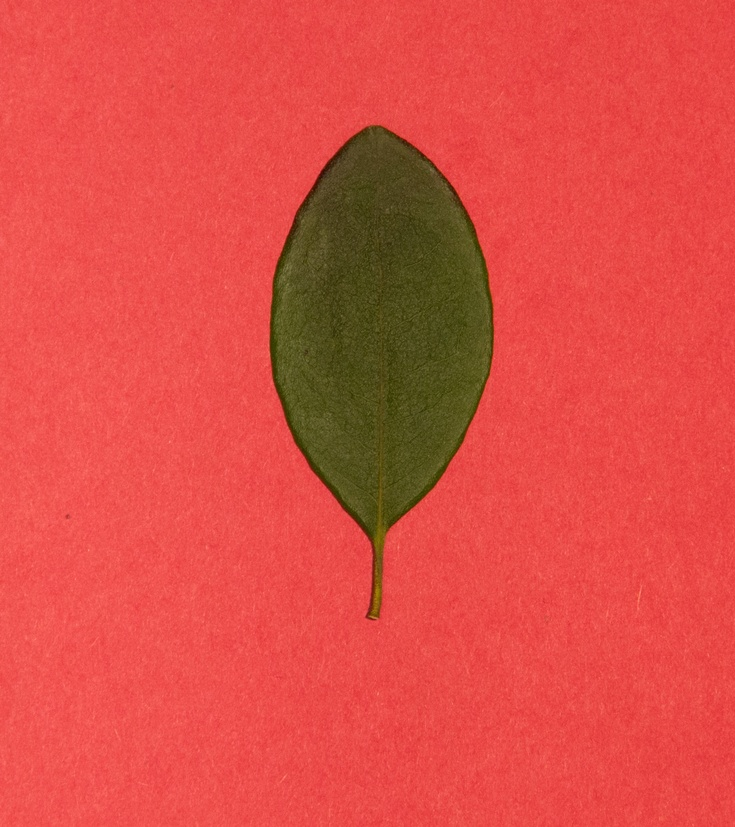
%> input picture Leaves JPG/L10.jpg, 735 x 827 px, shrunk from 1683 x 1893 before the run
$ octave example.m   (GNU Octave 9; MATLAB toolbox functions it lacks are replaced by stand-ins)
%> lines starting %> are read from the running program, lines starting %| are printed output that depends on the picture
%% Initialization
% Get images and convert it into gray scale
L1 = rgb2gray(imread('L10.jpg'));
%> L1: size 827x735 uint8; min 22, max 169, mean 118.6
L2 = rgb2gray(imread('L2.jpg'));
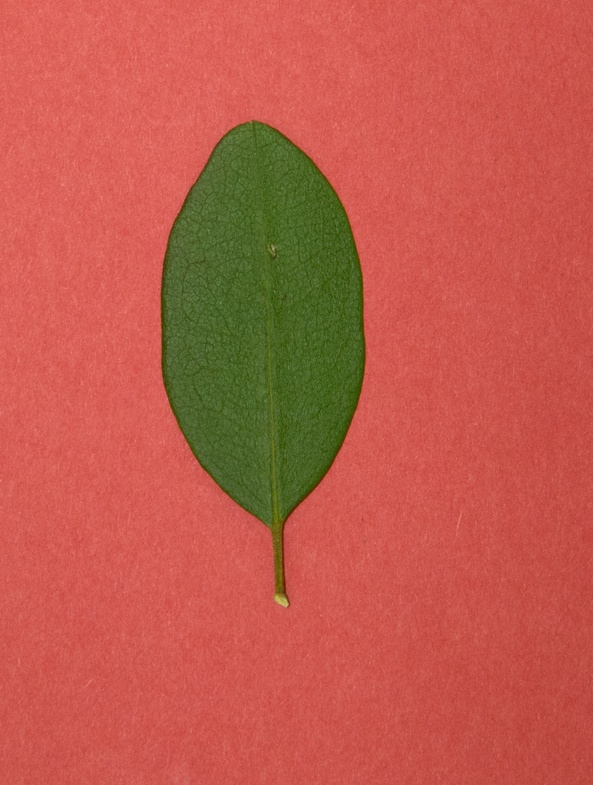
%> input picture Leaves JPG/L2.jpg, 593 x 785 px, shrunk from 1357 x 1796 before the run
%> L2: size 785x593 uint8; min 42, max 183, mean 118.8
L3 = rgb2gray(imread('L3.jpg'));
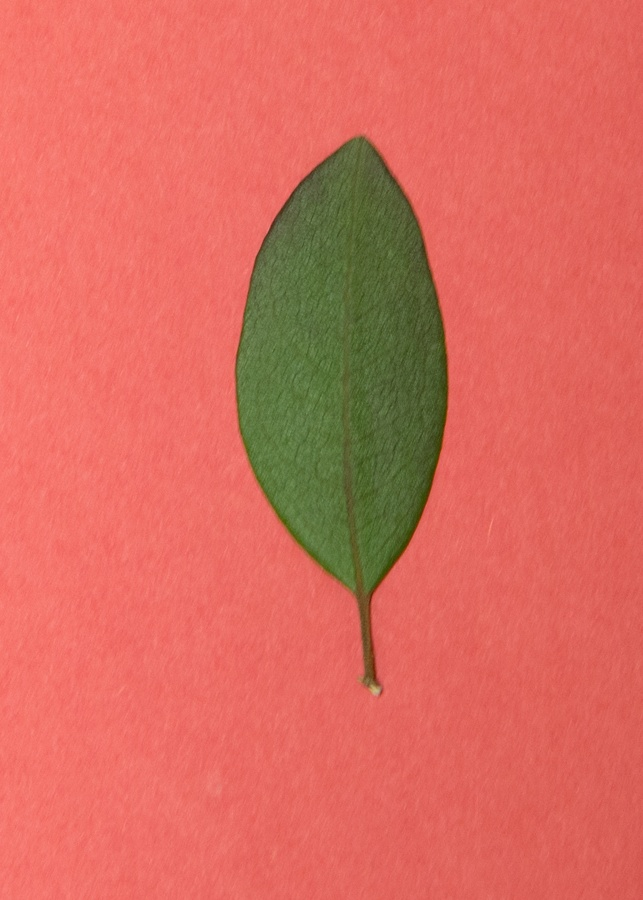
%> input picture Leaves JPG/L3.jpg, 643 x 900 px, shrunk from 1472 x 2059 before the run
%> L3: size 900x643 uint8; min 45, max 183, mean 138.2
L4 = rgb2gray(imread('L4.jpg'));
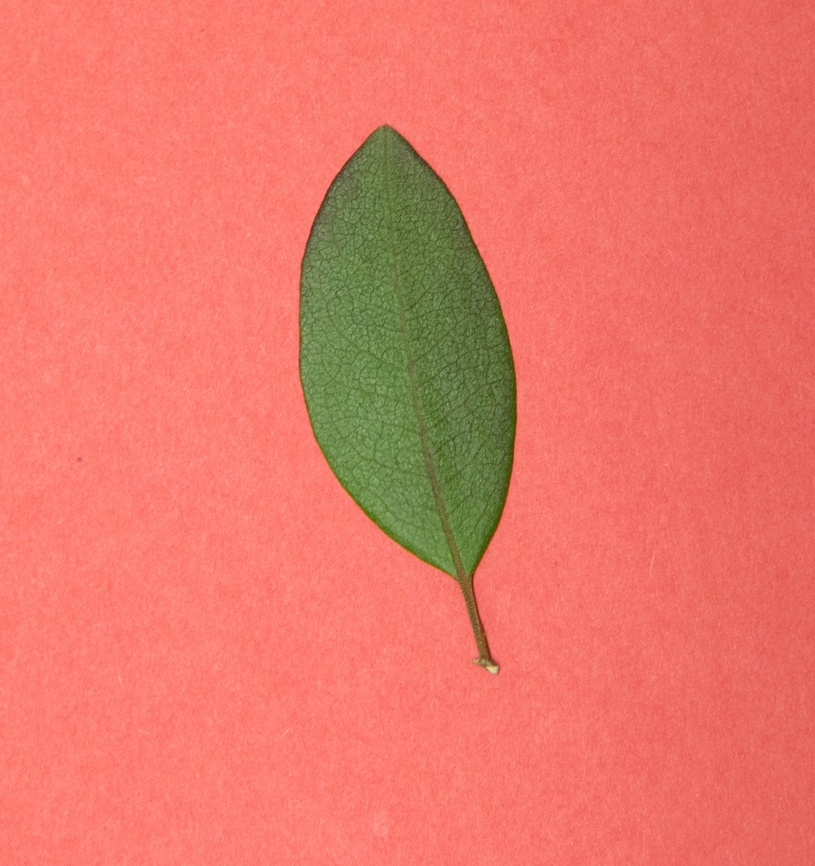
%> input picture Leaves JPG/L4.jpg, 815 x 866 px, shrunk from 1865 x 1982 before the run
%> L4: size 866x815 uint8; min 51, max 215, mean 151.6
L5 = rgb2gray(imread('L5.jpg'));
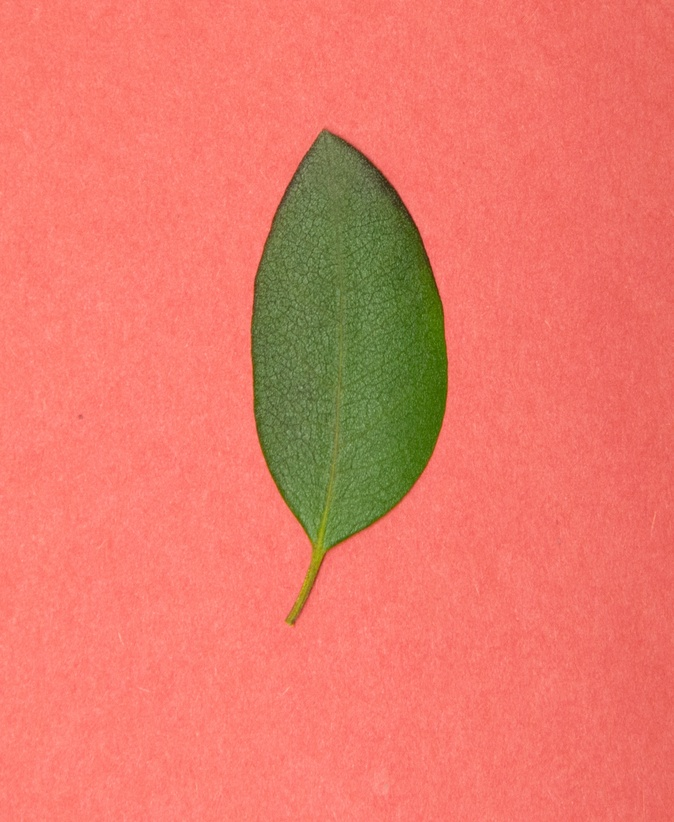
%> input picture Leaves JPG/L5.jpg, 674 x 822 px, shrunk from 1543 x 1882 before the run
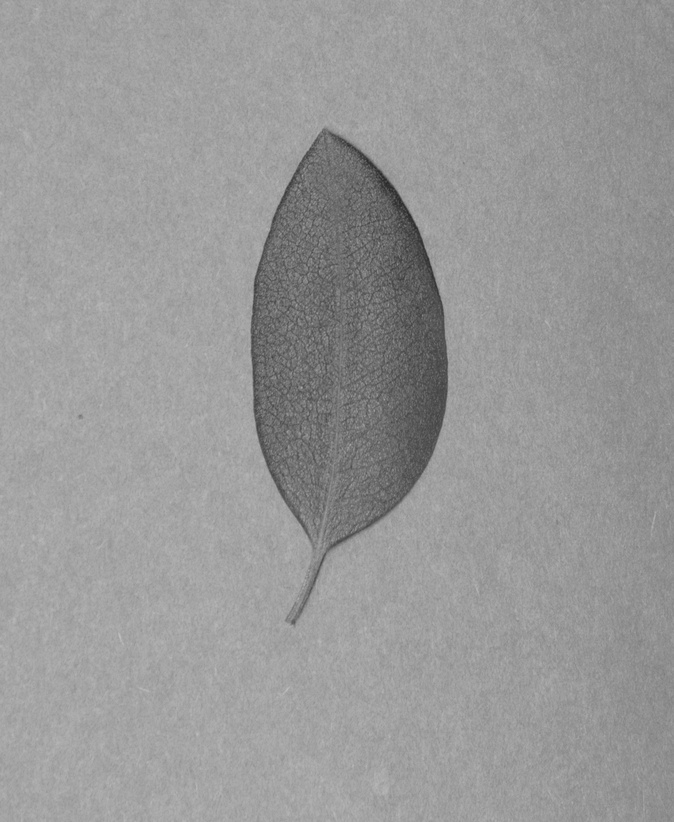
%> L5: size 822x674 uint8; min 40, max 190, mean 152.3
L6 = rgb2gray(imread('L6.jpg'));
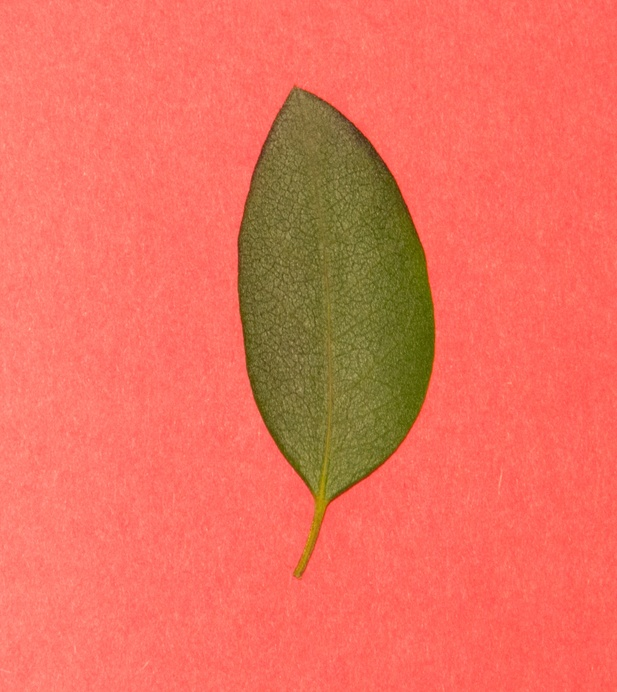
%> input picture Leaves JPG/L6.jpg, 617 x 692 px, shrunk from 1413 x 1585 before the run
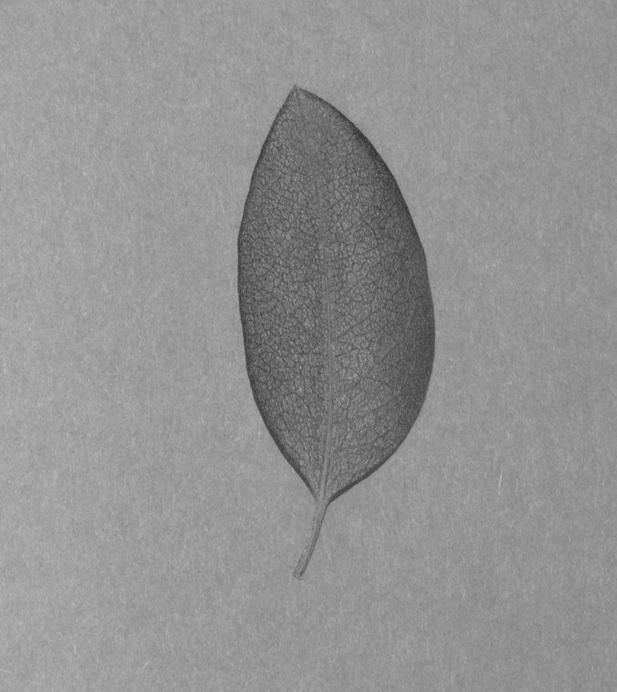
%> L6: size 692x617 uint8; min 40, max 194, mean 146
%> (the run ends here)
